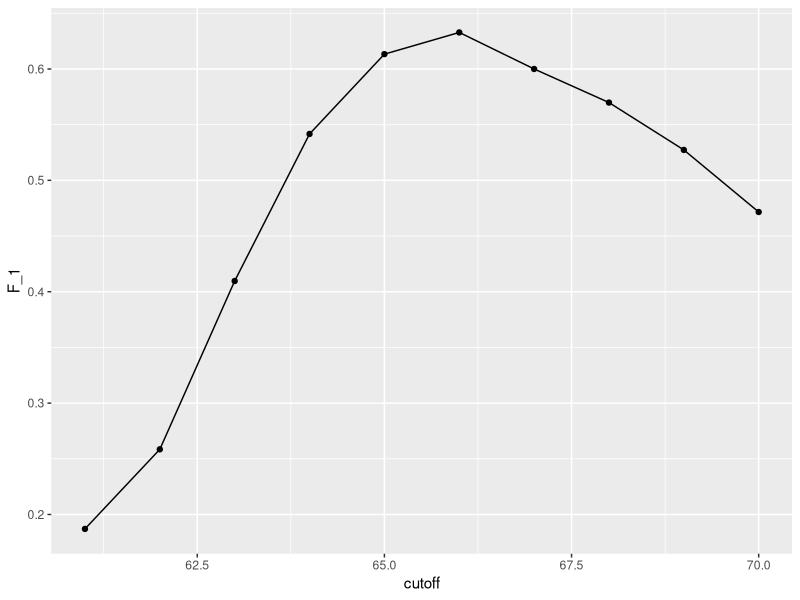

R code for this plot:
# config
library(caret)
library(dslabs)
library(tidyverse)
data(heights)

y <- heights$sex
x <- heights$height

set.seed(2)
test_index <- createDataPartition(y, times = 1, p = 0.5, list = FALSE)
head(test_index)

train_set <- heights[-test_index,]
test_set <- heights[test_index, ]

# we can maximise our result using the F-score instead of the overall accuracy
cutoff <- seq(61, 70)
F_1 <- map_dbl(cutoff, function(x){
  y_hat <- ifelse(train_set$height > x, "Male", "Female") %>% 
    factor(levels = levels(test_set$sex))
  F_meas(data = y_hat, reference = factor(train_set$sex))
})
max(F_1)

best_cutoff <- cutoff[which.max(F_1)]
best_cutoff

# we can graph out our F-score like we did in 2-1-1
tibble(cutoff, F_1) %>%
ggplot(aes(cutoff, F_1)) +
  geom_point() +
  geom_line()

# we can also see how changing the cutoff to the best F-score 
# balances the specificty and sensitivity of our confusion matrix
y_hat <- ifelse(test_set$height > best_cutoff, "Male", "Female") %>%
  factor(levels = levels(test_set$sex))
confusionMatrix(data = y_hat, reference = test_set$sex)
